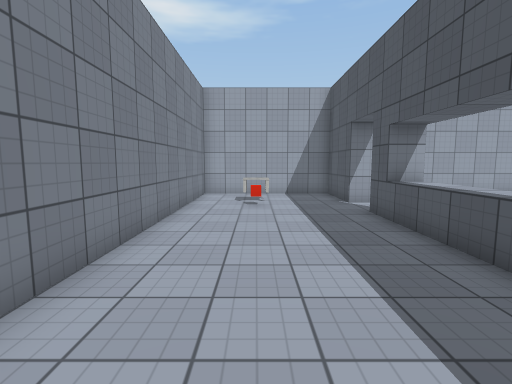
View 1 (above)

24 first-person views from a walk through a 3-D level made in the Unity game engine. The camera is 1.5 m above the floor, tilts 6° down and sees 85° across. The floor is counted in squares, 1 m on a side. Each view is taken from the middle of a square. On the plan, view 1 faces up. The plan holds only what a view shows up to about 14 squares ahead; the rest is blank. The place goes on beyond the plan. The player is left out. Surface patterns are stand-ins for the level's own textures.

View 2
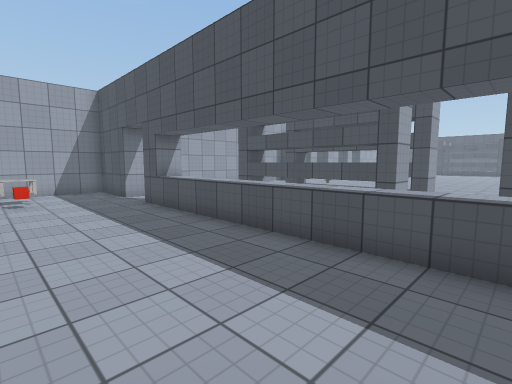

View 3
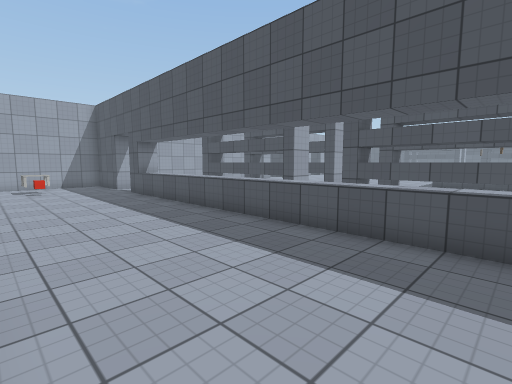

View 4
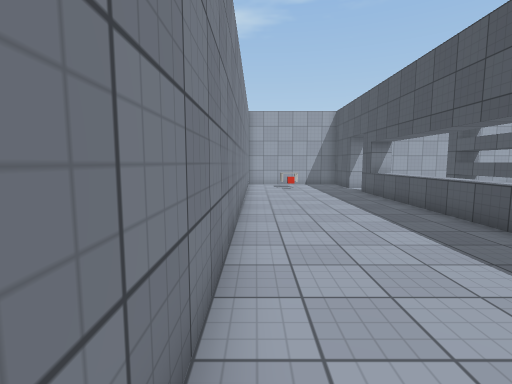

View 5
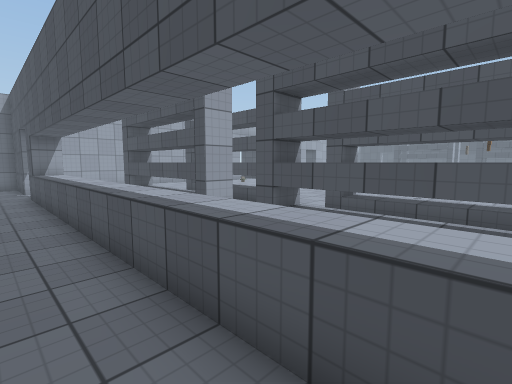

View 6
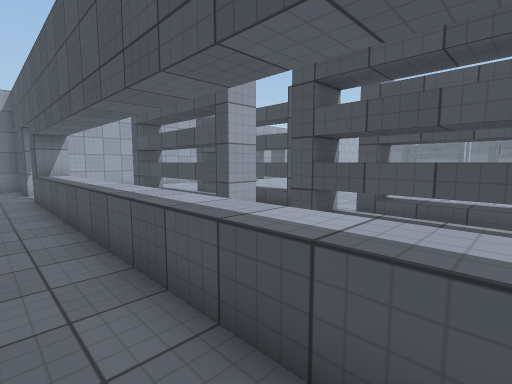

View 7
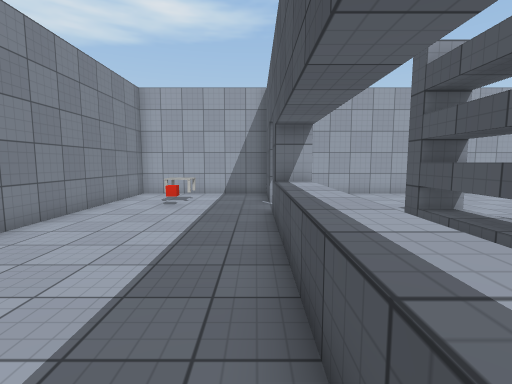

View 8
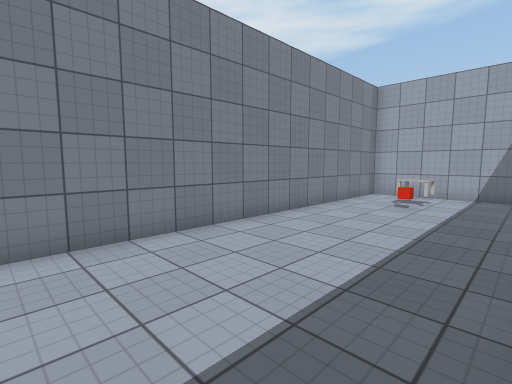

View 9
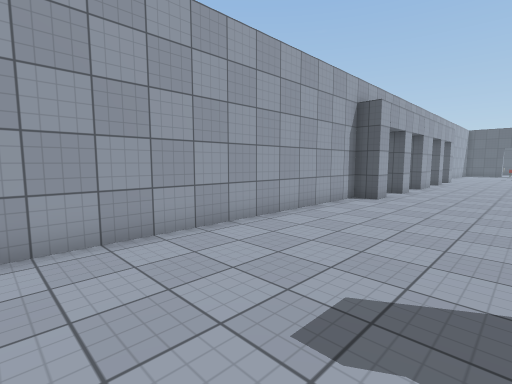

View 10
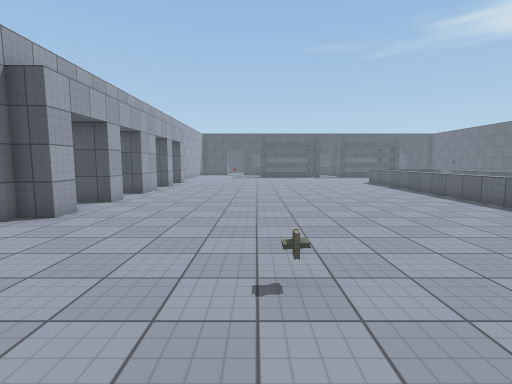

View 11
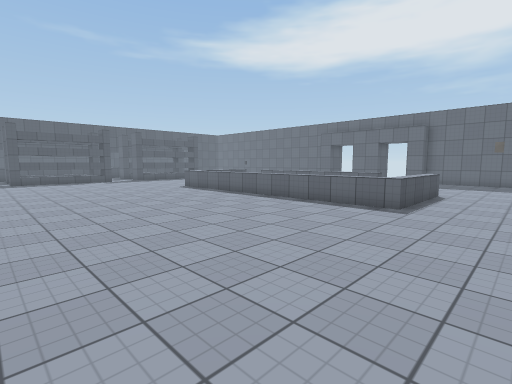

View 12
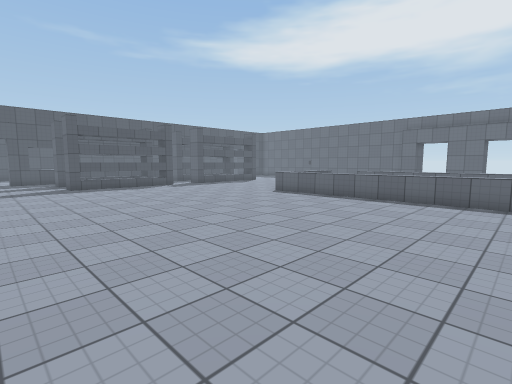

View 13
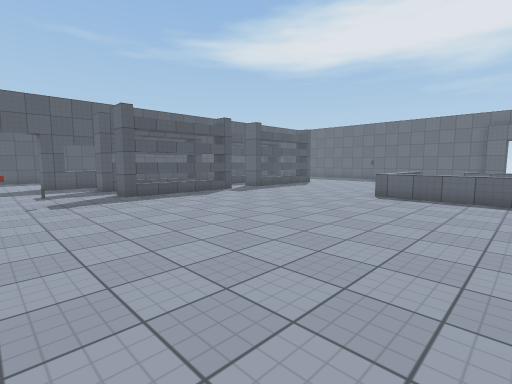

View 14
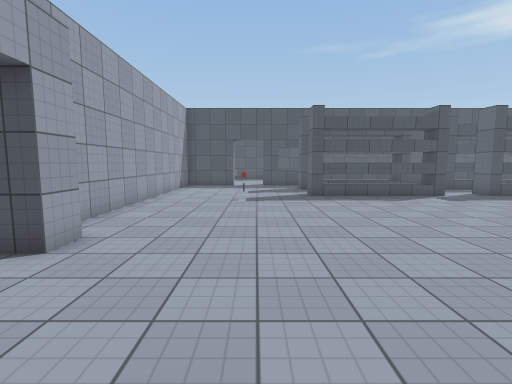

View 15
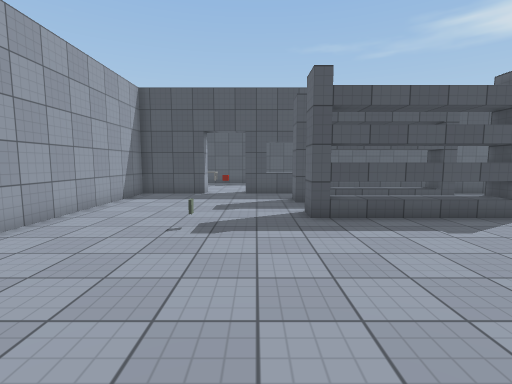

View 16
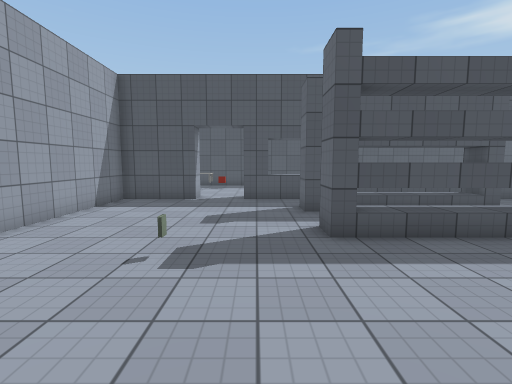

View 17
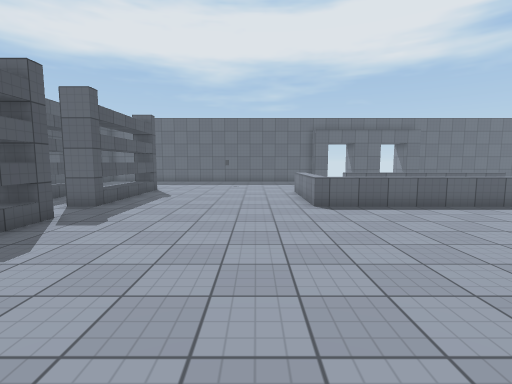

View 18
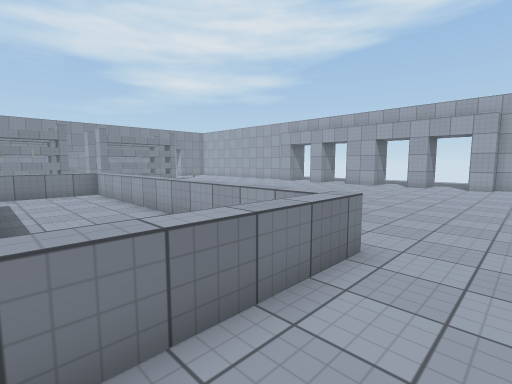

View 19
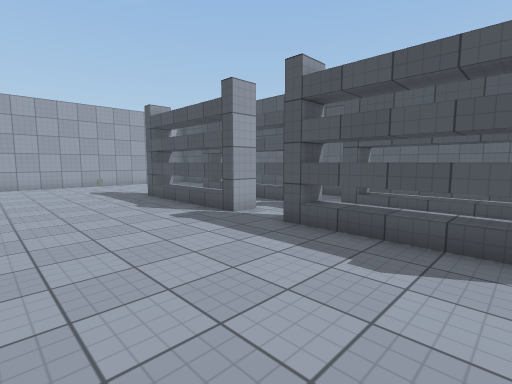

View 20
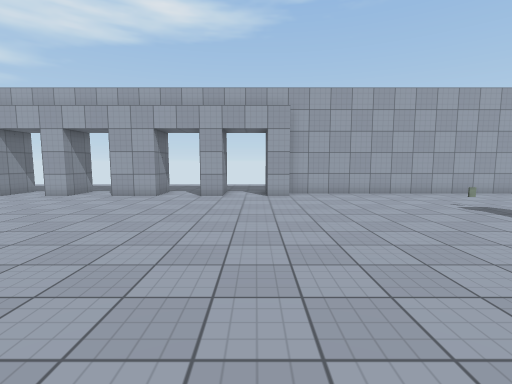

View 21
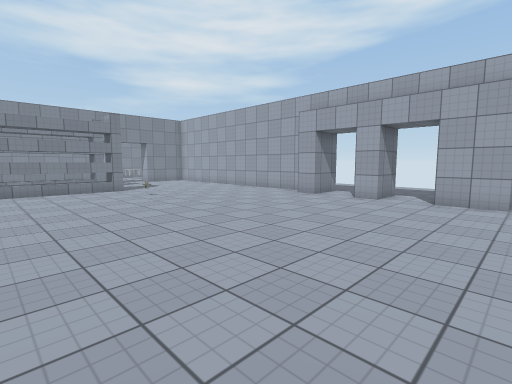

View 22
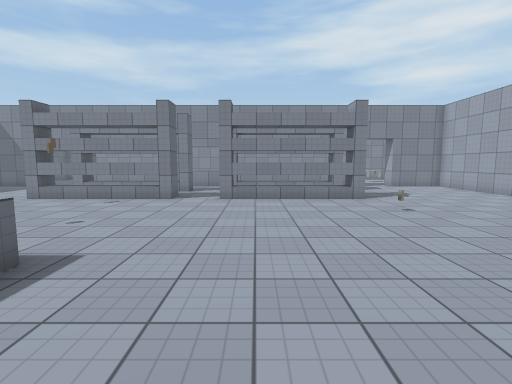

View 23
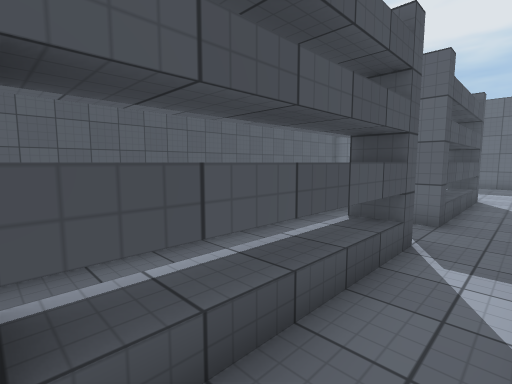

View 24
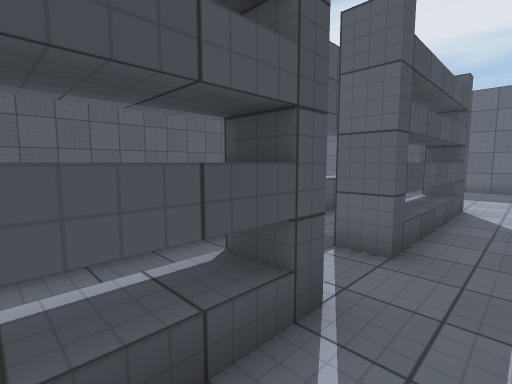

### Floor plan
Key: @ floor where view 1 was taken; # wall or solid block; . floor; ^ raised ledge; O other object.
Columns run from 3 left of view 1 to 45 right of it. Each row starts with its distance up from view 1.
 16                          ..
 15                          ..
 14 ######################. #.. #..#..###############
 13 #......# ............#..#..##..#..#.............#
 12 #......# .......................................#
 11 #..O...# .......................................#
 10 #..O.... ...............................O........
  9 #.......  .......................................
  8 #......# . .....................................#
  7 #......^    ....O...............................^
  6 #......^  #  #............................#..# .^
  5 #......^  #  #............................#..# .
  4 #......^  #  #............................#..# .
  3 #......^  #  #............................#..# .
  2 #......^  #  #............................#..# .
  1 #......^  #  #............................#..# .^
  0 #..@...^   .....................................^
 -1 #......^   .....................................^
 -2 #......^  #  #.......^^^^^^^^^^^^^^.......#..#..^
 -3 #......^  #  #.......^.......     ^.......#..#..^
 -4 #......^  #  #.......^.......     ^.......#..# .^
 -5 # .....^  #  #.......^.......     ^.......#..#  ^
 -6  . ....^  #  #...  ..^  ^^^^^^^^  ^.......#..#  ^

Where each view was taken, in squares from view 1:
view 1: 0 up, 0 right, facing up
view 2: 2 down, 1 left, facing up-right
view 3: 6 down, 2 left, facing up-right
view 4: 6 down, 2 left, facing up
view 5: 6 down, 2 right, facing up-right
view 6: 5 down, 2 right, facing up-right
view 7: 0 up, 3 right, facing up
view 8: 0 up, 3 right, facing up-left
view 9: 8 up, 6 right, facing up-right
view 10: 7 up, 10 right, facing right
view 11: 8 up, 15 right, facing down-right
view 12: 10 up, 21 right, facing down-right
view 13: 11 up, 26 right, facing down-right
view 14: 9 up, 26 right, facing right
view 15: 8 up, 31 right, facing right
view 16: 8 up, 33 right, facing right
view 17: 8 up, 33 right, facing down
view 18: 6 down, 33 right, facing up-left
view 19: 6 down, 33 right, facing up-right
view 20: 0 up, 30 right, facing up
view 21: 1 up, 26 right, facing up-left
view 22: 2 up, 22 right, facing left
view 23: 6 up, 40 right, facing down-right
view 24: 3 up, 40 right, facing down-right
